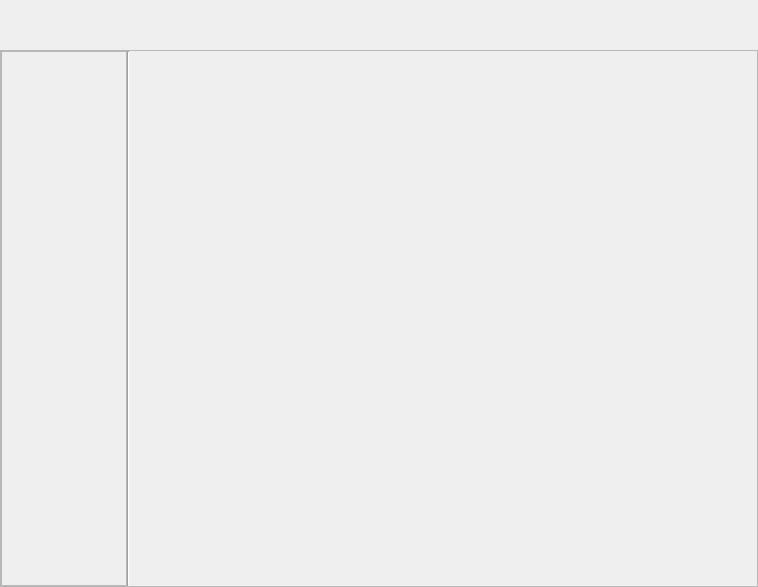
<?xml version="1.0" encoding="UTF-8"?>
<ui version="4.0">
 <class>BaseWidget</class>
 <widget class="QWidget" name="BaseWidget">
  <property name="geometry">
   <rect>
    <x>0</x>
    <y>0</y>
    <width>758</width>
    <height>587</height>
   </rect>
  </property>
  <property name="windowTitle">
   <string>Form</string>
  </property>
  <layout class="QGridLayout" name="gridLayout">
   <property name="leftMargin">
    <number>0</number>
   </property>
   <property name="topMargin">
    <number>0</number>
   </property>
   <property name="rightMargin">
    <number>0</number>
   </property>
   <property name="bottomMargin">
    <number>0</number>
   </property>
   <property name="spacing">
    <number>0</number>
   </property>
   <item row="0" column="0">
    <widget class="TitleBar" name="titleBar" native="true">
     <property name="sizePolicy">
      <sizepolicy hsizetype="Preferred" vsizetype="Expanding">
       <horstretch>0</horstretch>
       <verstretch>1</verstretch>
      </sizepolicy>
     </property>
     <property name="maximumSize">
      <size>
       <width>16777215</width>
       <height>50</height>
      </size>
     </property>
    </widget>
   </item>
   <item row="1" column="0">
    <widget class="QFrame" name="body">
     <property name="frameShape">
      <enum>QFrame::StyledPanel</enum>
     </property>
     <property name="frameShadow">
      <enum>QFrame::Raised</enum>
     </property>
     <layout class="QHBoxLayout" name="horizontalLayout">
      <property name="spacing">
       <number>0</number>
      </property>
      <property name="leftMargin">
       <number>0</number>
      </property>
      <property name="topMargin">
       <number>0</number>
      </property>
      <property name="rightMargin">
       <number>0</number>
      </property>
      <property name="bottomMargin">
       <number>0</number>
      </property>
      <item>
       <widget class="QFrame" name="frame">
        <property name="sizePolicy">
         <sizepolicy hsizetype="Preferred" vsizetype="Preferred">
          <horstretch>1</horstretch>
          <verstretch>0</verstretch>
         </sizepolicy>
        </property>
        <property name="frameShape">
         <enum>QFrame::StyledPanel</enum>
        </property>
        <property name="frameShadow">
         <enum>QFrame::Raised</enum>
        </property>
       </widget>
      </item>
      <item>
       <widget class="Line" name="line">
        <property name="styleSheet">
         <string notr="true"/>
        </property>
        <property name="orientation">
         <enum>Qt::Vertical</enum>
        </property>
       </widget>
      </item>
      <item>
       <widget class="QStackedWidget" name="stackedWidget">
        <property name="sizePolicy">
         <sizepolicy hsizetype="Preferred" vsizetype="Preferred">
          <horstretch>5</horstretch>
          <verstretch>0</verstretch>
         </sizepolicy>
        </property>
        <property name="currentIndex">
         <number>0</number>
        </property>
        <widget class="QWidget" name="page"/>
        <widget class="QWidget" name="page_2"/>
       </widget>
      </item>
     </layout>
    </widget>
   </item>
  </layout>
 </widget>
 <customwidgets>
  <customwidget>
   <class>TitleBar</class>
   <extends>QWidget</extends>
   <header>titlebar.h</header>
   <container>1</container>
  </customwidget>
 </customwidgets>
 <resources/>
 <connections/>
</ui>
